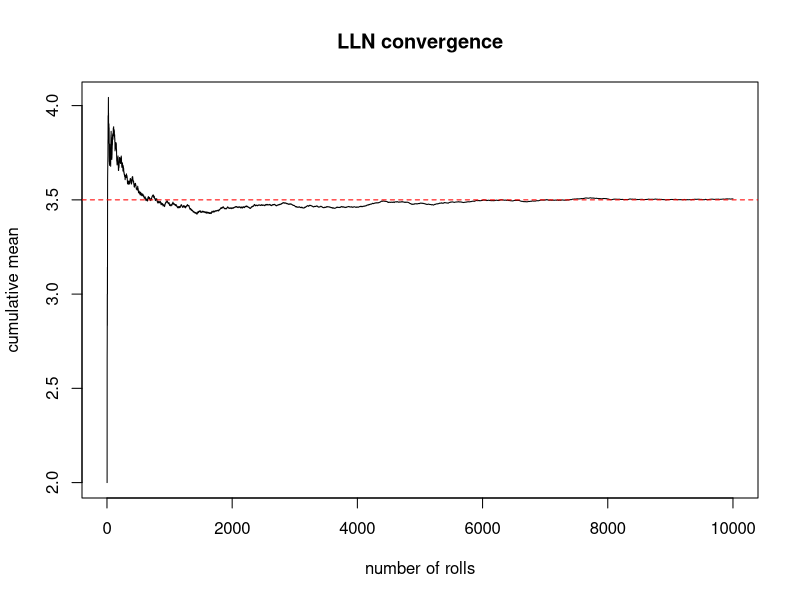
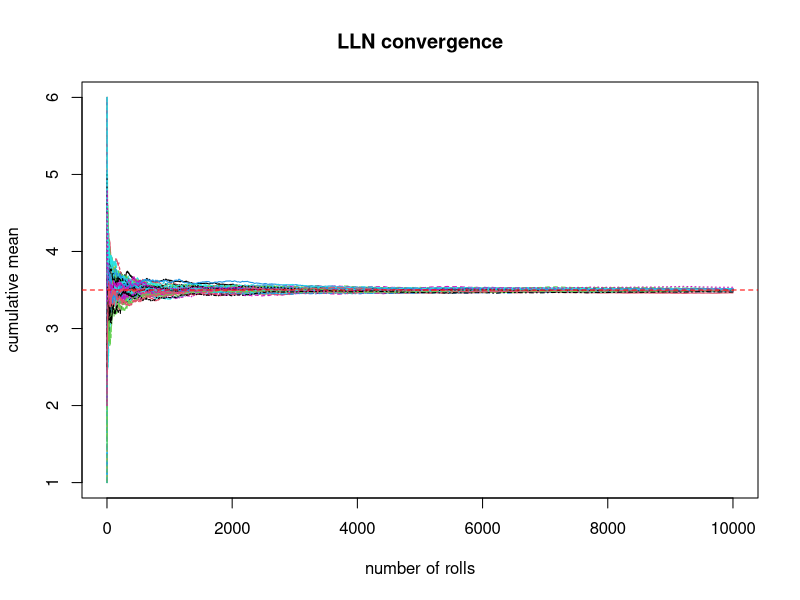
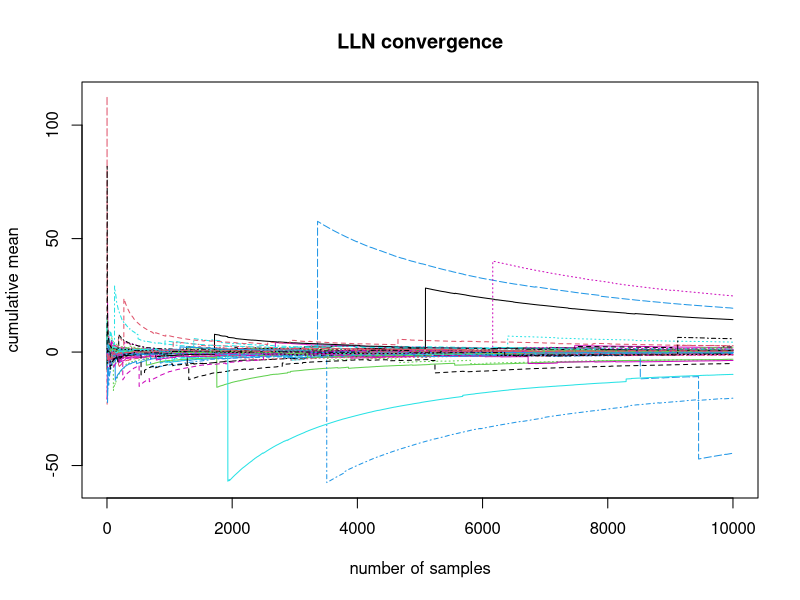
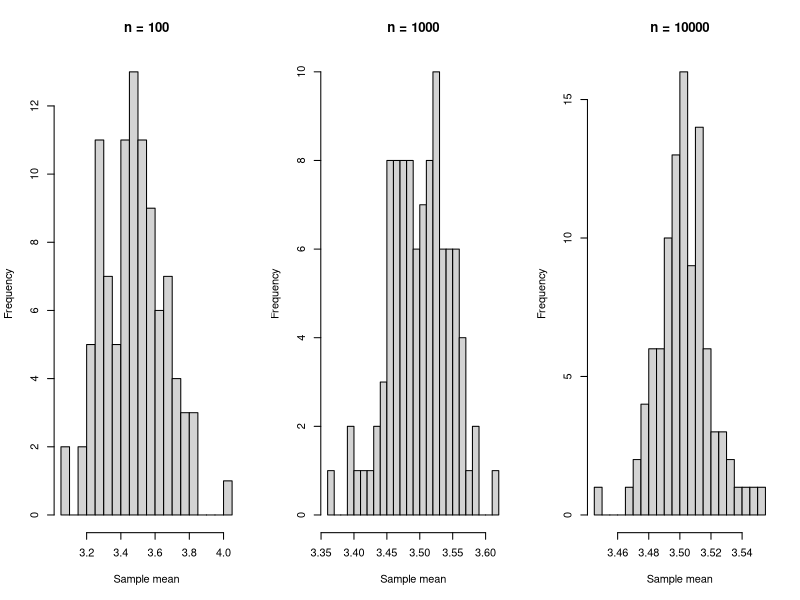
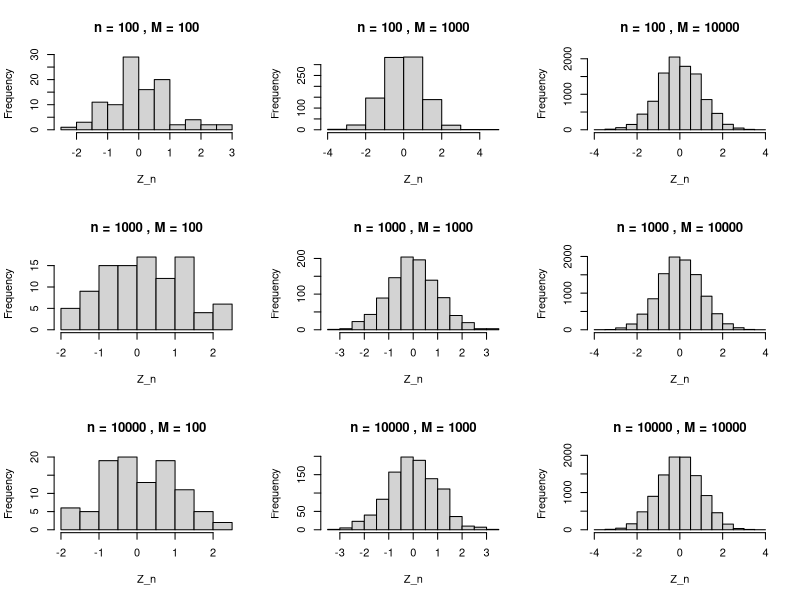

Reproduce these figures in R, in order.
## ---- chunk 1
knitr::opts_chunk$set(echo = TRUE)
## ---- chunk 2
roll_die <- function(num_rolls=10000, num_sides=6) {
  rolls <- sample(1:num_sides, size=num_rolls, replace=TRUE)
  return (cumsum(rolls) / 1:num_rolls)
}

plot_rolls <- function(cum_means) {
  if (!is.vector(cum_means)) {
    cum_means <- t(cum_means)
  }
  matplot(cum_means, type="l",
     main="LLN convergence",
     xlab="number of rolls",
     ylab="cumulative mean")
}
## ---- chunk 3
n <- 10000
k <- 6
cum_mean <- roll_die(n, k)

plot_rolls(cum_mean)
abline(h=3.5, col = "red", lty=2) # lty 2 -> dashed
## ---- chunk 4
M <- 50
histories <- matrix(NA, nrow = M, ncol = n)
for (i in 1:M) {
  histories[i,] <- roll_die(n, k)
}
plot_rolls(histories)
abline(h=3.5, col = "red", lty=2) # lty 2 -> dashed
## ---- chunk 5
mean(1:6)
## ---- chunk 6
roll_until_convergence <- function(M = 50, epsilon = 0.01, target = 0.05, expected_value=3.5) {
  n <- 0
  means <- rep(0, M)
  prop_outside <- 1
  
  while (prop_outside >= target) {
    n <- n + 1
    
    rolls <- sample(1:6, M, replace = TRUE)
    means <- ((n-1)*means + rolls) / n
    
    # mean of booleans (0,1) gives proportion
    prop_outside <- mean(abs(means - expected_value) > epsilon)
  }
  
  return(n)
}
n_convergence <- roll_until_convergence()
print(n_convergence)
## ---- chunk 7
histories_cauchy <- matrix(NA, nrow = M, ncol = n)
for (i in 1:M) {
  cauchy_samples <- rcauchy(n, location=0, scale=1)
  histories_cauchy[i,] <- (cumsum(cauchy_samples) / 1:n)
}
matplot(t(histories_cauchy), type="l",
        main="LLN convergence",
        xlab="number of samples",
        ylab="cumulative mean")
## ---- chunk 8
ns <- c(100, 1000, 10000)
M <- 100
  
par(mfrow = c(1,3))
  
for (n in ns) {
  sample_means <- numeric(M)
    
  for (i in 1:M) {
    rolls <- sample(1:6, n, replace = TRUE)
    sample_means[i] <- mean(rolls)
  }
    
  hist(sample_means,
       main=paste("n =", n),
       xlab = "Sample mean",
       breaks = M/5
  )
}
## ---- chunk 9
ns <- c(100, 1000, 10000)
Ms <- c(100, 1000, 10000)

expected_value <- 3.5
std <- sqrt(35/12)

par(mfrow = c(length(ns), length(Ms)))

for (n in ns) {
  for (M in Ms) {
    
    Z <- numeric(M)
    
    for (i in 1:M) {
      rolls <- sample(1:6, n, replace = TRUE)
      sample_mean <- mean(rolls)
      Z[i] <- (sample_mean - expected_value) / (std / sqrt(n))
    }
    
    hist(Z,
         main = paste("n =", n, ", M =", M),
         xlab = "Z_n")
  }
}
## ---- chunk 10
kwtest <- function (x, g, ...) 
{
    if (is.list(x)) {
        if (length(x) < 2L) 
            stop("'x' must be a list with at least 2 elements")
        if (!missing(g)) 
            warning("'x' is a list, so ignoring argument 'g'")
        if (!all(sapply(x, is.numeric))) 
            warning("some elements of 'x' are not numeric and will be coerced to numeric")
        k <- length(x)
        l <- lengths(x)
        if (any(l == 0L)) 
            stop("all groups must contain data")
        g <- factor(rep.int(seq_len(k), l))
        x <- unlist(x)
    }
    else {
        if (length(x) != length(g)) 
            stop("'x' and 'g' must have the same length")
        g <- factor(g)
        k <- nlevels(g)
        if (k < 2L) 
            stop("all observations are in the same group")
    }
    n <- length(x)
    if (n < 2L) 
        stop("not enough observations")
    r <- rank(x)
    TIES <- table(x)
    STATISTIC <- sum(tapply(r, g, sum)^2/tapply(r, g, length))
    STATISTIC <- ((12 * STATISTIC/(n * (n + 1)) - 3 * (n + 1))/(1 - 
        sum(TIES^3 - TIES)/(n^3 - n)))
    PARAMETER <- k - 1L
    PVAL <- pchisq(STATISTIC, PARAMETER, lower.tail = FALSE)
    names(STATISTIC) <- "Kruskal-Wallis chi-squared"
    names(PARAMETER) <- "df"
    RVAL <- list(statistic = STATISTIC, parameter = PARAMETER, 
        p.value = PVAL, method = "Kruskal-Wallis rank sum test")
    return(RVAL)
}
## ---- chunk 11
set.seed(1234)
m <- 1000 # number of repetitions
n <- 50   # number of individuals
X <- matrix(rt(m * n, df = 10), nrow = m)
grp <- rep(1:3, c(20, 20, 10))
